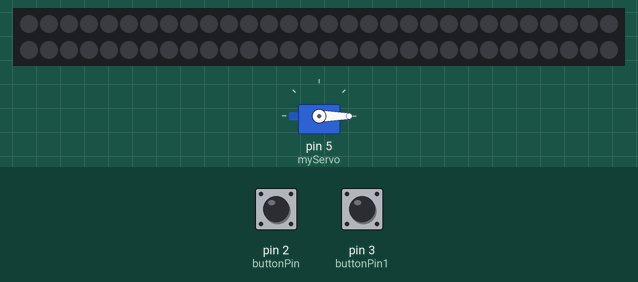
Recording of a sketch running on a simulated Arduino Uno, built with avr-gcc and run on an emulated ATmega328P. Shown: 60 RGB LEDs in strip order, left to right, continuing on the next row, servo. The inputs (shaded band) are chosen by the test bench; at power-on: pin 3 (buttonPin1) LOW, pin 2 (buttonPin) LOW.

Above: at 1.2 s.
1.3 s: pin 3 (buttonPin1) pulled HIGH for 0.15 s
At 2.6 s:
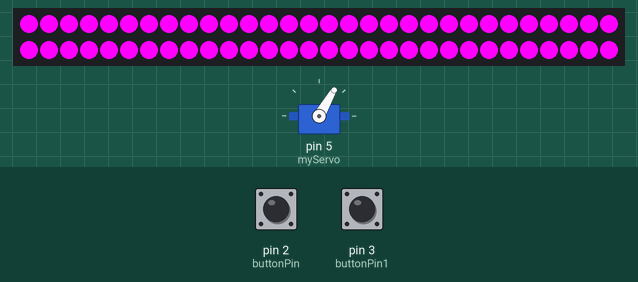
2.9 s: pin 2 (buttonPin) pulled HIGH for 0.15 s
At 3.9 s:
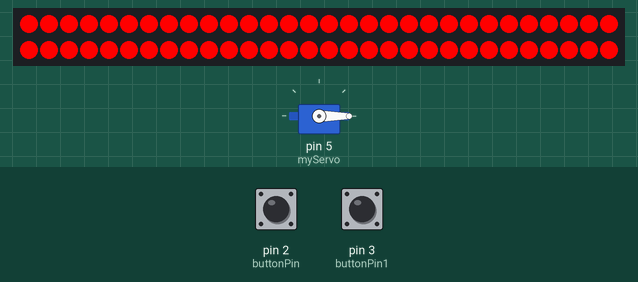
4.5 s: pin 3 (buttonPin1) pulled HIGH for 1 s
At 6.3 s:
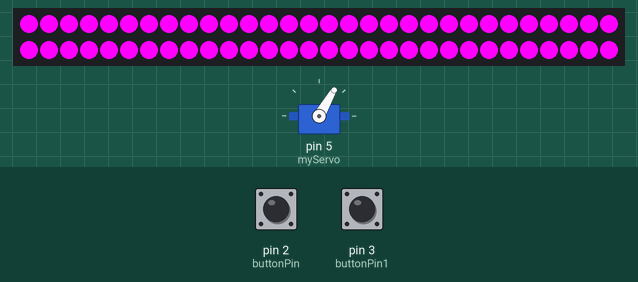
7.0 s: pin 2 (buttonPin) pulled HIGH for 1 s
At 8.2 s:
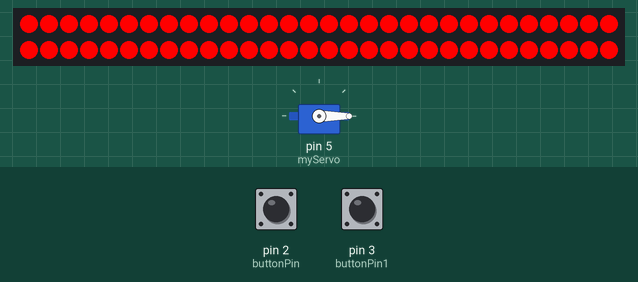
Timing chart, 0 to 10.0 s (numbered marks = the images above; inputs shaded):
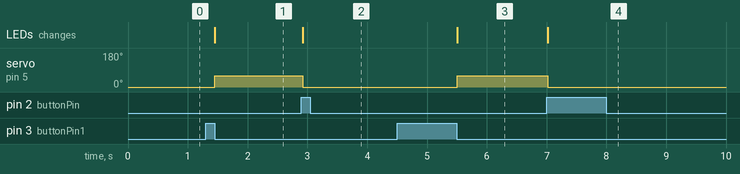

Measured:
- after the input at 1.3 s, servo on pin 5 (myServo): 0° → 60° after 0.15 s; the LEDs: change after 0.15 s (image 1)
- after the input at 2.9 s, servo on pin 5 (myServo): 60° → 0° at once; the LEDs: change at once (image 2)
- after the input at 4.5 s, servo on pin 5 (myServo): 0° → 60° after 1.0 s; the LEDs: change after 1.0 s (image 3)
- after the input at 7.0 s, servo on pin 5 (myServo): 60° → 0° at once; the LEDs: change at once (image 4)

The sketch:

FinalCrab.ino
```cpp
//neoPixels
#include <Adafruit_NeoPixel.h>
//amt, pin
Adafruit_NeoPixel strip(60, 4);


#include <Servo.h>

Servo myServo;

static float angle = 0;


//boolean currentReading = false;
boolean currentState = false;
boolean prevState = false;
boolean currentState1 = false;
boolean prevState1 = false;
int buttonPin = 2;
int buttonPin1 = 3;

void setup() {
  Serial.begin(9600);
  strip.begin();
  pinMode(buttonPin, INPUT);
  pinMode(buttonPin1, INPUT);
  myServo.attach(5);
  myServo.write(0);
}

void loop() {
  //   //update the preious reading
  prevState = currentState;
  prevState1 = currentState1;
  //update current reading
  currentState = debounce(buttonPin, prevState);
  currentState1 = debounce(buttonPin1, prevState1);


  //toggle if statement
  if (currentState == true && prevState == false) {
    angle = 0;
    myServo.write(angle);

    glow(strip.Color(255, 0, 0));
  }
  if (prevState1 == true && currentState1 == false) {
    angle = 60;
    myServo.write(angle);

    glow(strip.Color(255, 0, 255));
  }

  // // if(angle < 0){
  // // angle = 0;
  // // }

  // // else if (angle > 90){
  // // angle = 90;
  // // }
}

boolean debounce(int aButtonPin, boolean aPrevState) {
  boolean currentState = digitalRead(aButtonPin);


  if (currentState == HIGH && aPrevState == LOW) {
    delay(20);
  }

  return currentState;
}

void glow(uint32_t color) {
  strip.setBrightness(255);
  for (int i = 0; i < 60; i++) {
    strip.setPixelColor(i, color);
  }
  strip.show();
}
```
